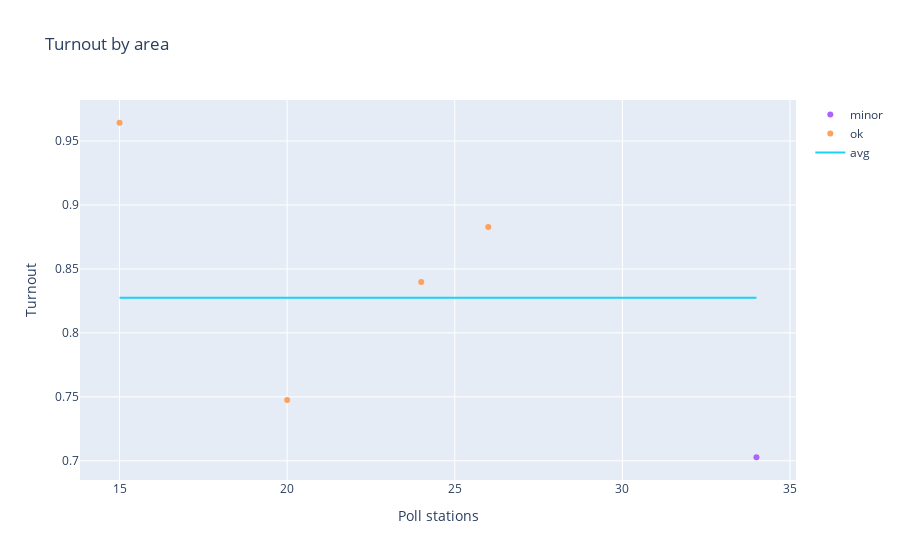

Source (notebook cell):
### Code cell
turnout_detailed('town_below100', 1)

### Figure 1 — Plotly figure (JSON) as saved in the notebook; plotly's stock layout.template omitted (floating-point values rounded to 4 significant figures)
{"data": [{"mode": "markers", "name": "wrong voters", "text": [], "type": "scatter", "x": [], "y": []}, {"mode": "markers", "name": "no-observers", "text": [], "type": "scatter", "x": [], "y": []}, {"mode": "markers", "name": "major", "text": [], "type": "scatter", "x": [], "y": []}, {"mode": "markers", "name": "minor", "text": ["01-063-0010 (1690) 6.089"], "type": "scatter", "x": [34], "y": [0.7028]}, {"mode": "markers", "name": "ok", "text": ["01-049-0015 (1160) 3.683", "01-055-0002 (1376) 4.19", "01-055-0032 (1406) 5.459", "01-056-0019 (1429) 3.878"], "type": "scatter", "x": [15, 20, 24, 26], "y": [0.9643, 0.7475, 0.8398, 0.8827]}, {"mode": "lines", "name": "avg", "text": ["01-049-0015 (1160)", "01-055-0002 (1376)", "01-055-0032 (1406)", "01-056-0019 (1429)", "01-063-0010 (1690)"], "type": "scatter", "x": [15, 20, 24, 26, 34], "y": [0.8274, 0.8274, 0.8274, 0.8274, 0.8274]}], "layout": {"title": {"text": "Turnout by area"}, "xaxis": {"title": {"text": "Poll stations"}}, "yaxis": {"title": {"text": "Turnout"}}}}
